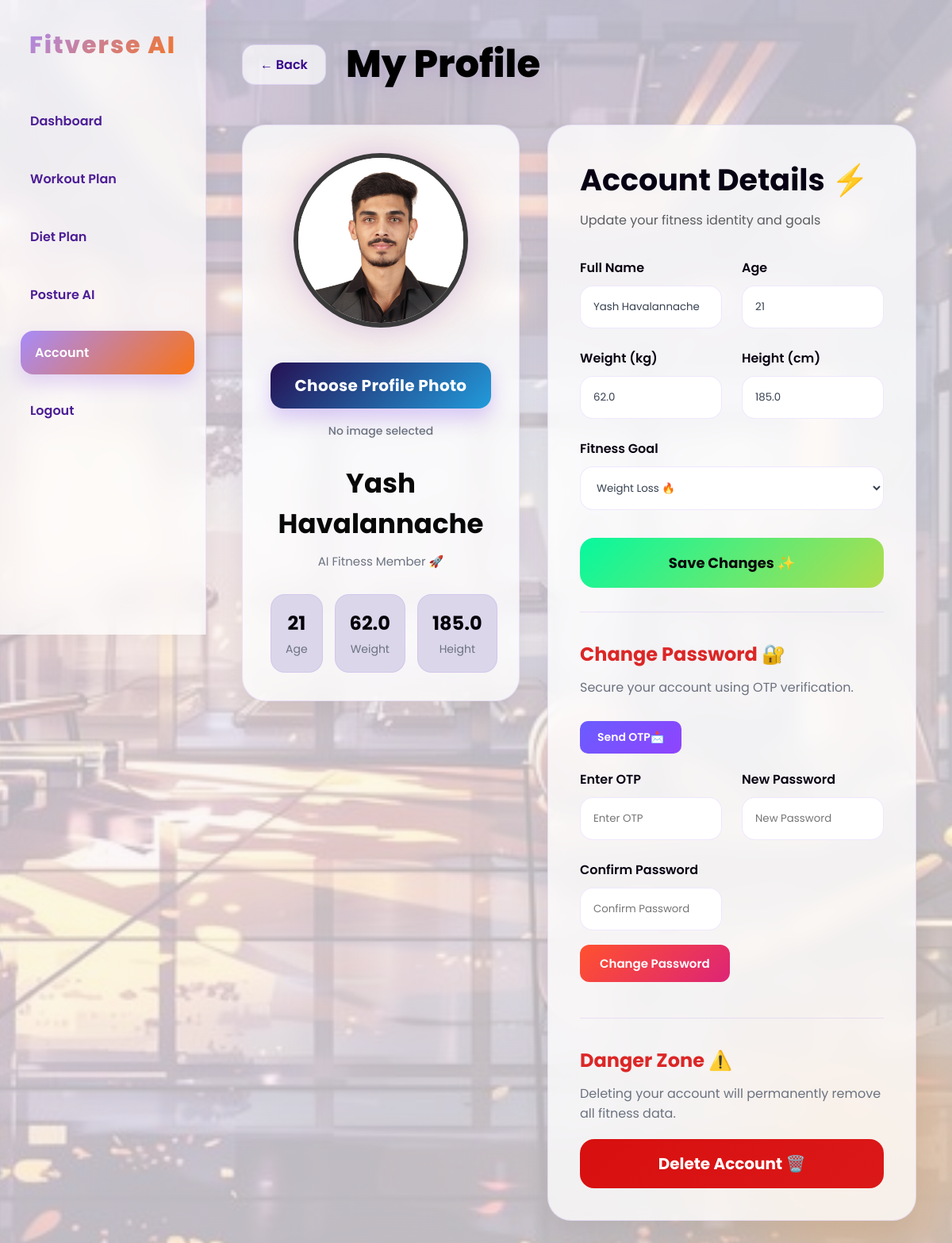
Page /account (signed in) on the earlier database version.
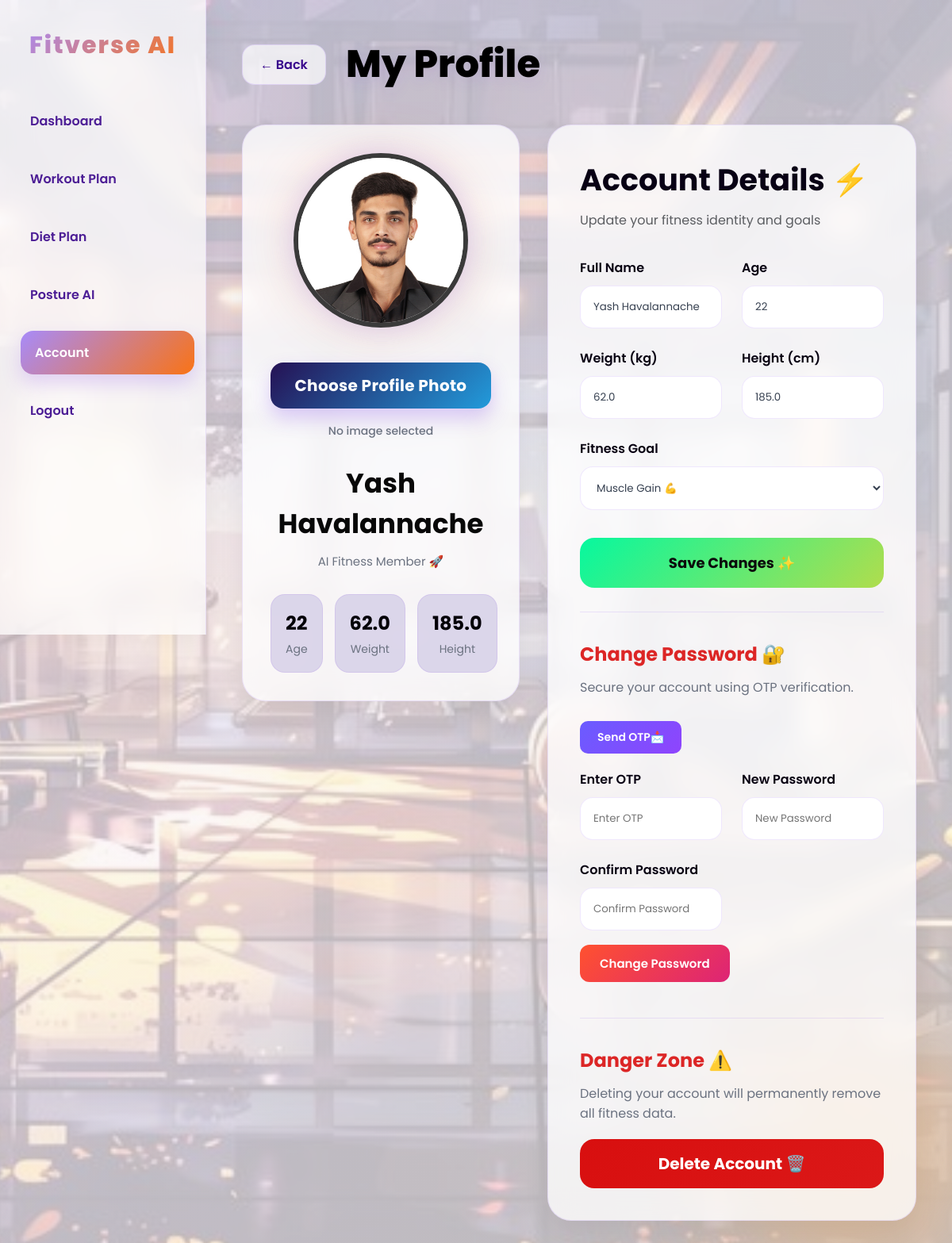
Same page on the later database version.
### models/user_model.py (models this page shows, shortened)
class User(db.Model):
    id = db.Column(db.Integer, primary_key=True)
    name = db.Column(db.String(100), nullable=False)
    age = db.Column(db.Integer, nullable=False)
    height = db.Column(db.Float, nullable=False)
    weight = db.Column(db.Float, nullable=False)
    goal = db.Column(db.String(100), nullable=False)
    level = db.Column(db.String(100), nullable=False)
    email = db.Column(db.String(100), unique=True, nullable=False)
    password = db.Column(db.String(100), nullable=False)
    profile_pic = db.Column(db.String(200), default=None)

### app.py (the view)
@app.route('/account')
def account():
    if 'user_id' not in session:
        return redirect(url_for('login'))
    user = User.query.get(session['user_id'])
    return render_template('account.html', user=user)

### templates/account.html (shortened to what this page needs)
<!DOCTYPE html>
<html lang="en">
<head>
    <link
    rel="stylesheet"
    href="{{ url_for('static', filename='css/account.css') }}">
</head>
<body>
<div class="sidebar">
    <h2>Fitverse AI</h2>
    <ul>
        <li><a href="/dashboard">Dashboard</a></li>
        <li><a href="/workout">Workout Plan</a></li>
        <li><a href="/diet">Diet Plan</a></li>
        <li><a href="/posture">Posture AI</a></li>
        <li>
            <a href="/account" class="active">
                Account
            </a>
        </li>
        <li>
            <a href="#" id="logoutBtn">
                Logout
            </a>
        </li>
    </ul>
</div>
<div class="main-content">
    <div class="top-bar">
        <a href="/dashboard" class="back-btn">
            ← Back
        </a>
        <h1>My Profile</h1>
    </div>
    <div class="account-layout">
        <div class="profile-card">
            <div class="profile-image-section">
                <img
                id="profilePreview"
                class="avatar"
                src="{{ url_for(
                'static',
                filename='uploads/' + (
                user.profile_pic
                if user.profile_pic
                else 'default-avatar.png'
                )) }}"
                alt="Profile Picture">
                <form
                id="uploadForm"
                method="POST"
                action="/upload_profile_pic"
                enctype="multipart/form-data">
                    <label
                    for="profileInput"
                    class="custom-upload">
                        Choose Profile Photo
                    </label>
                    <p id="fileName">
                        No image selected
                    </p>
                </form>
            </div>
            <div class="profile-details">
                <h2>{{ user.name }}</h2>
                <p class="member-tag">
                    AI Fitness Member 🚀
                </p>
                <div class="stats">
                    <div class="stat-box">
                        <h3>{{ user.age }}</h3>
                        <p>Age</p>
                    </div>
                    <div class="stat-box">
                        <h3>{{ user.weight }}</h3>
                        <p>Weight</p>
                    </div>
                    <div class="stat-box">
                        <h3>{{ user.height }}</h3>
                        <p>Height</p>
                    </div>
                </div>
            </div>
        </div>
        <div class="details-card">
            <div class="section-title">
                <h2>
                    Account Details ⚡
                </h2>
                <p>
                    Update your fitness identity and goals
                </p>
            </div>
            <form method="POST" action="/update_account">
                <div class="form-grid">
                    <div class="input-box">
                        <label>Full Name</label>
                        <input
                        type="text"
                        name="name"
                        value="{{ user.name }}"
                        required>
                    </div>
                    <div class="input-box">
                        <label>Age</label>
                        <input
                        type="number"
                        name="age"
                        value="{{ user.age }}"
                        required>
                    </div>
                    <div class="input-box">
                        <label>Weight (kg)</label>
                        <input
                        type="number"
                        step="0.1"
                        name="weight"
                        value="{{ user.weight }}"
                        required>
                    </div>
                    <div class="input-box">
                        <label>Height (cm)</label>
                        <input
                        type="number"
                        step="0.1"
                        name="height"
                        value="{{ user.height }}"
                        required>
                    </div>
                    <div class="input-box full-width">
                        <label>Fitness Goal</label>
                        <select name="goal">
                            <option
                            value="weight_loss"
                            {% if user.goal == "weight_loss" %}
                            selected
                            {% endif %}>
                                Weight Loss 🔥
                            </option>
                            <option
                            value="muscle_gain"
                            {% if user.goal == "muscle_gain" %}
                            selected
                            {% endif %}>
                                Muscle Gain 💪
                            </option>
                        </select>
                    </div>
                </div>
                <button
                type="submit"
                class="save-btn">
                    Save Changes ✨
                </button>
            </form>
<div
class="danger-zone password-section"
id="passwordSection">
    <h3>
        Change Password 🔐
    </h3>
    <p>
        Secure your account using OTP verification.
    </p>
    <form
    method="POST"
    action="/send_otp#passwordSection">
        <button
        type="submit"
        class="otp-btn">
            Send OTP📩
        </button>
    </form>
    <form
    method="POST"
    action="/change_password#passwordSection">
        <div class="form-grid">
            <div class="input-box">
                <label>Enter OTP</label>
                <input
                type="text"
                name="otp"
                placeholder="Enter OTP"
                required>
            </div>
            <div class="input-box">
                <label>New Password</label>
                <input
                type="password"
                name="new_password"
                placeholder="New Password"
                required>
            </div>
            <div class="input-box">
                <label>Confirm Password</label>
                <input
                type="password"
                name="confirm_password"
                placeholder="Confirm Password"
                required>
            </div>
        </div>
        <button
        type="submit"
        class="change-pass-btn">
            Change Password
        </button>
    </form>
</div>
            <div class="danger-zone">
                <h3>
                    Danger Zone ⚠️
                </h3>
                <p>
                    Deleting your account will permanently remove all fitness data.
                </p>
                <button
                type="button"
                class="delete-btn"
                id="deleteBtn">
                    Delete Account 🗑️
                </button>
            </div>
        </div>
    </div>
</div>
</body>
</html>

Differences in the rows shown:
changed User "Yash Havalannache": age "21" → "22"; goal "Weight Loss 🔥" → "Muscle Gain 💪"
